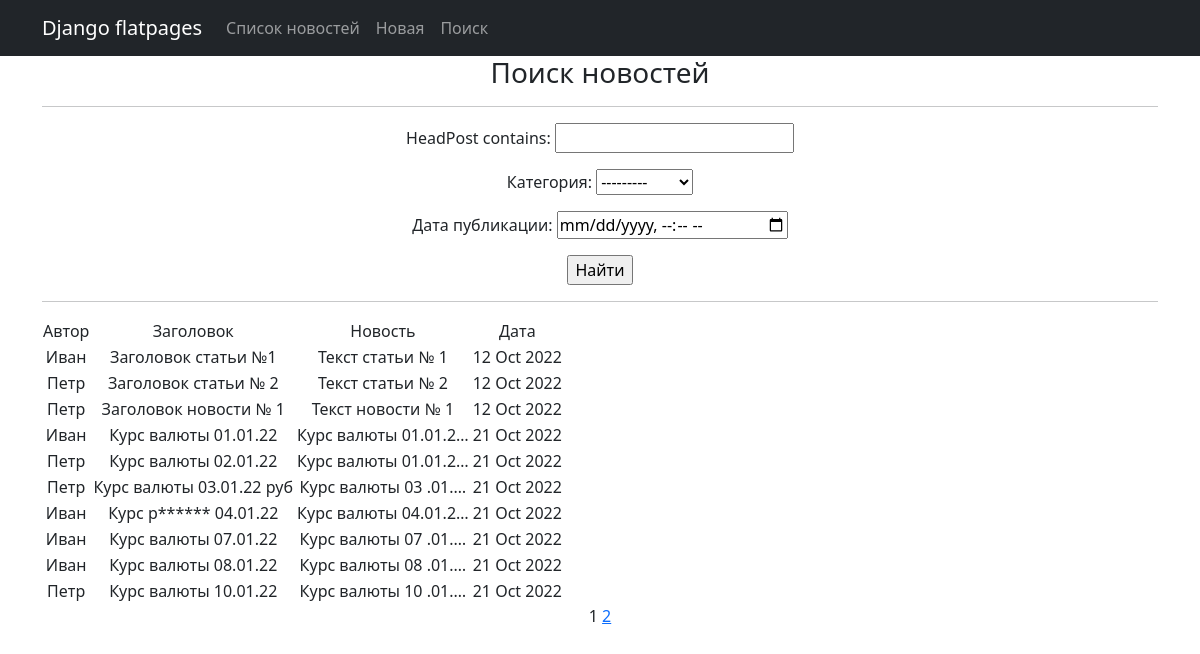
Page /news/search/ on the earlier database version.
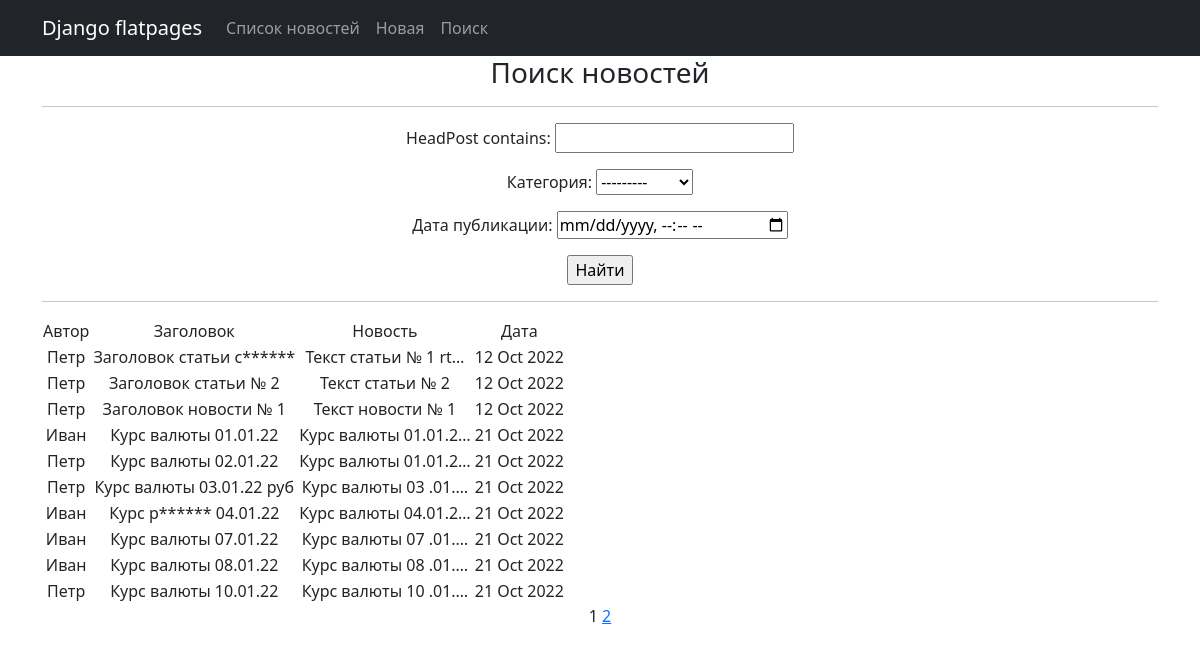
Same page on the later database version.
### news/models.py (models this page shows, shortened)
class Post(models.Model):
    article = 'AR'
    news = 'NW'
    PostPositions = [(article, 'Статья'), (news, 'Новость')]
    author = models.ForeignKey(Author, on_delete=models.CASCADE)
    category = models.ManyToManyField(Category, through='PostCategory')
    post_datetime = models.DateTimeField(auto_now_add=True)
    typePost = models.CharField(max_length=2, choices=PostPositions, default=news)
    headPost = models.CharField(max_length=255, blank=True)
    textPost = models.TextField(blank=True)
    rating = models.SmallIntegerField(default=0)

class Author(models.Model):
    authorname = models.OneToOneField(User, on_delete=models.CASCADE)
    full_name = models.CharField(max_length=100)
    rating = models.SmallIntegerField(default=0)

### news/views.py (the view)
# urls.py: path('search/', PostSearch.as_view(), name='post_search'),
class PostSearch(ListView):
            model = Post
            template_name = 'search.html'
            context_object_name = 'search'
            paginate_by = 10
            def get_queryset(self):
                queryset = super().get_queryset()
                self.filterset = PostFilter(self.request.GET, queryset)
                return self.filterset.qs
            def get_context_data(self, **kwargs):
                context = super().get_context_data(**kwargs)
                context['filterset'] = self.filterset
                return context

### news/models.py (called while the page is built)
    def __str__(self):
        return f'{self.context}'

### news/templatetags/news_filters.py (called while the page is built)
@register.filter()
def censor(l):
    words_bad = ('редиска', 'сволочь', 'уроды')
    if not isinstance(l, str):
        raise TypeError('Ошибка типа')
    value = l
    for elem in value.split():
        if elem.lower() in words_bad:
            l= value.replace(elem, elem[0]+('*'*(len(elem)-1)))
            value = l
    return value

### templates/search.html (shortened to what this page needs)
{% extends 'flatpages/default.html' %}
{% load news_filters %}
{% block content %}
   <h3>Поиск новостей</h3>
<hr>
    <form action="" method="get">
   <form action="" method="get">
       {{ filterset.form.as_p }}
       <input type="submit" value="Найти" />
   </form>
    </form>
   <hr>
{% if search %}
       <table>
           <tr>
               <td>       Автор         </td>
               <td>                     </td>
               <td>     Заголовок       </td>
               <td>                     </td>
               <td>      Новость        </td>
               <td>                     </td>
               <td>       Дата          </td>
           </tr>
           {% for new in search %}
           <tr>
               <td>{{ new.author.authorname|truncatewords:5 }}</td>
               <td>        </td>
               <td>{{ new.headPost|censor }}</td>
               <td>        </td>
               <td>{{ new.textPost|truncatechars:20|censor }}</td>
               <td>  </td>
               <td>{{ new.post_datetime|date:'d M Y' }}</td>
           </tr>
           {% endfor %}
       </table>
   {% else %}
       <h2>Новостей  нет!</h2>
   {% endif %}
   {{ page_obj.number }}
   {% if page_obj.has_next %}
       <a href="?page={{ page_obj.next_page_number }}">{{ page_obj.next_page_number }}</a>
   {% endif %}
{% endblock content %}

Differences in the rows shown:
changed Post: author.authorname "Иван" → "Петр"; headPost|censor "Заголовок статьи №1" → "Заголовок статьи с******"; textPost|censor "Текст статьи № 1" → "Текст статьи № 1 rt…"
